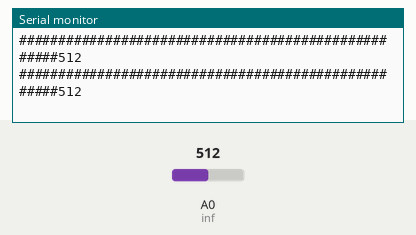
Simulated run of this sketch. Board: Arduino Uno, built with avr-gcc and run on an emulated ATmega328P. Shown: the last lines printed to the serial monitor. Inputs (shaded band) come from the test bench; at power-on: A0 (inf) = 512.

Above: at 1.2 s.
1.3 s: A0 (inf) set to 716
At 2.3 s:
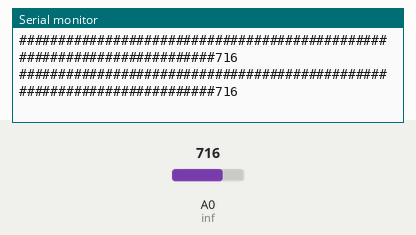
3.3 s: A0 (inf) set to 900
At 3.53 s:
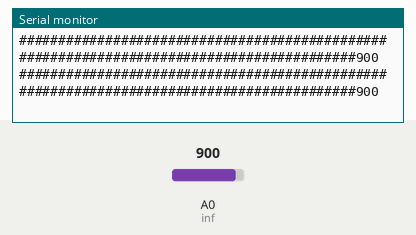
5.4 s: A0 (inf) set to 511
At 5.41 s:
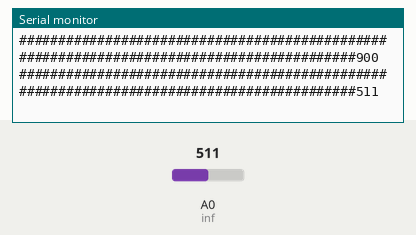
8.4 s: A0 (inf) set to 306
At 9.5 s:
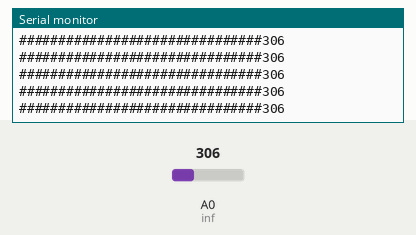
10.4 s: A0 (inf) set to 122
At 11.4 s:
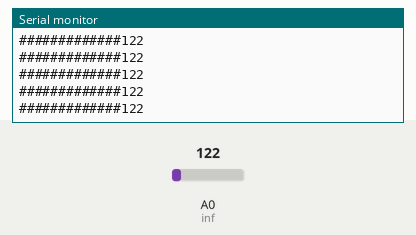
Timing chart, 0 to 13.3 s (numbered marks = the images above; inputs shaded):
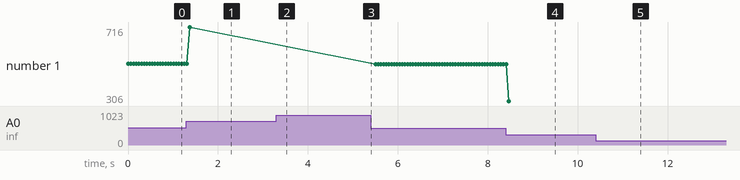

Measured:
- after the input at 1.3 s, the serial monitor: prints a new line after 0.07 s (image 1)
- after the input at 3.3 s, the serial monitor: prints a new line after 0.05 s (image 2)
- after the input at 5.4 s, the serial monitor: prints a new line at once (image 3)
- after the input at 8.4 s, the serial monitor: prints a new line after 0.07 s (image 4)
- after the input at 10.4 s, the serial monitor: prints a new line at once (image 5)
- plotted number 1: 512 → 716 after the input at 1.3 s, 716 → 511 after the input at 5.4 s, 511 → 306 after the input at 8.4 s

The sketch:

inf_read.ino
```cpp
int inf = A0;
int value = 0;
void setup() {
  pinMode(inf, INPUT);
  Serial.begin(9600);
}

void loop() {
   value=analogRead(inf);
   if(value!=1023 && value!=1 && value != 0){
     Serial.println(value);
     for(int i=0;i<value;i+=10){
       Serial.print("#");
     }
   }
}
```
